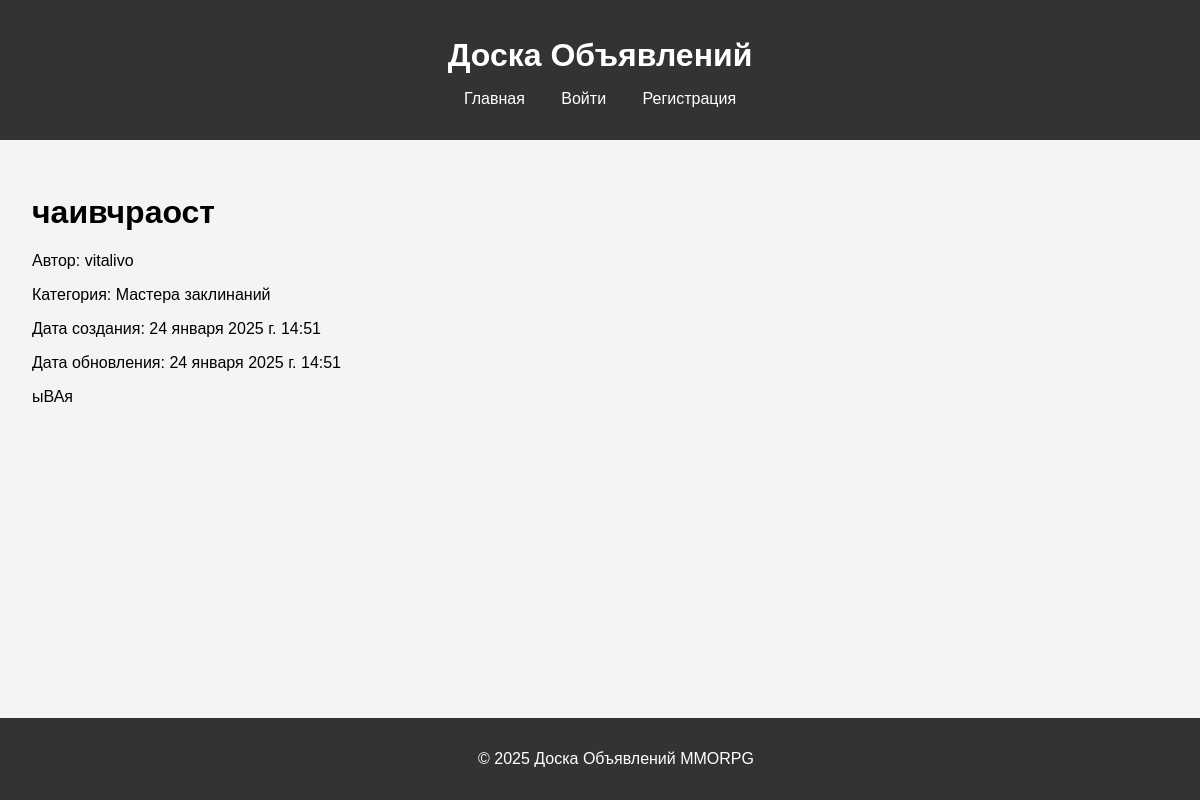
/board/1, run on the app's committed database.
### board/models.py (models this page shows, shortened)
class Post(models.Model):
    title = models.CharField(max_length=200, verbose_name='Заголовок')
    content_text = RichTextField(verbose_name='Контент')
    category = models.ForeignKey(Category, on_delete=models.CASCADE, verbose_name='Категория')
    user = models.ForeignKey(User, on_delete=models.CASCADE, verbose_name='Пользователь')
    created_at = models.DateTimeField(auto_now_add=True, verbose_name='Создано')
    updated_at = models.DateTimeField(auto_now=True, verbose_name='Обновлено')

class Category(models.Model):
    name = models.CharField(max_length=100, choices=CATEGORY_CHOICES, verbose_name='Категория')
    def __str__(self):
        return self.get_name_display()

### board/views.py (the view)
# urls.py: path('<int:pk>', PostDetailView.as_view(), name='post-detail'),
class PostDetailView(DetailView):
    model = Post
    template_name = 'board/post_detail.html'
    context_object_name = 'post'

### templates/board/post_detail.html
{% extends 'base.html' %}
{% load static %}
{% block content %}
    <h1>{{ post.title }}</h1>
    <p>Автор: {{ post.user.username }}</p>
    <p>Категория: {{ post.category }}</p>
    <p>Дата создания: {{ post.created_at }}</p>
    <p>Дата обновления: {{ post.updated_at }}</p>
    <p>{{ post.content_text|safe }}</p>
{% endblock %}

### static/css/styles.css (style rules this page uses)
body { font-family: Arial, sans-serif; margin: 0; padding: 0; background-color: #f4f4f4; }

### data on the page
Post: title "чаивчраост", user.username "vitalivo", category "Мастера заклинаний", created_at "24 января 2025 г. 14:51", updated_at "24 января 2025 г. 14:51", content_text "ыВАя"
